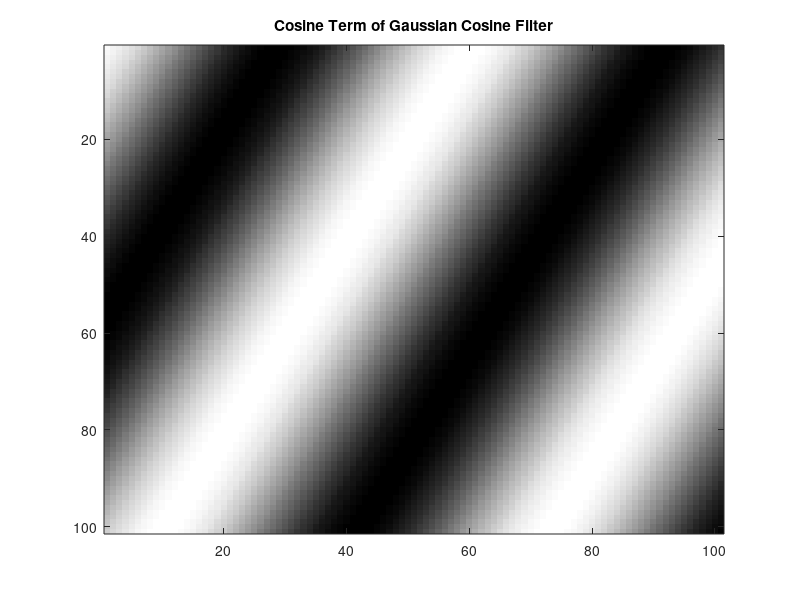

This chart was generated by the following MATLAB code:
clear all, clc, close all

resol= 0.5;
rsize = 25.0;
rspace= -rsize:resol:rsize;
[xx, yy] = meshgrid(rspace, rspace);
    
lambda_x = 10*pi;
lambda_y = 20*pi;

g = cos(((2*pi) / lambda_x)*xx + ((2*pi) / lambda_y)*yy - (3*pi)/2);
figure();
imagesc(g)
title("Cosine Term of Gaussian Cosine Filter")
colormap('gray')